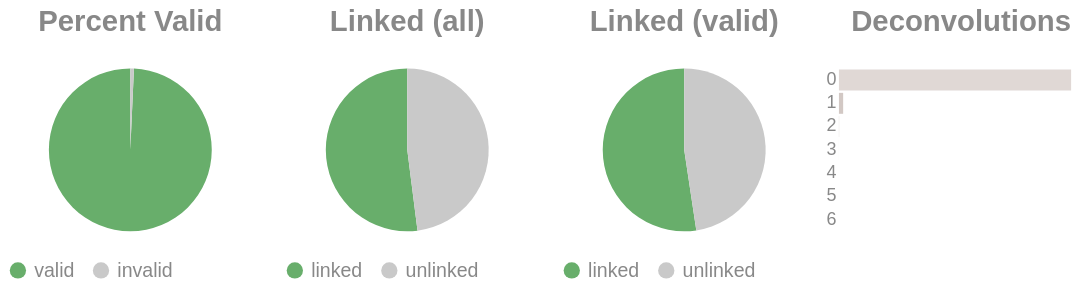

Notebook source saved alongside this figure:
### Code cell
if SKIPLR:
    pass
else:
    clash = Counter()
    for i in valids['molecule'].to_list():
        _mol = i.split("-")
        if len(_mol) == 1:
            clash.update('0')
        else:
            clash.update(_mol[-1])

    _d = {"deconvolutions": [], 'count': []}
    for k,v in clash.items():
        _d['deconvolutions'].append(k)
        _d['count'].append(v)

    tot_valid = valids['reads'].sum()
    mask = valids['reads'] >= 2
    n_linked_reads = valids.filter(mask)['reads'].sum()
    if n_linked_reads == 0:
        print_html("No linked molecules (>=2 reads) were detected; skipping linked-only distributions.")
        SKIPLR = True
    else:
        perc_valid = round(tot_valid / n_reads, 4)
        linked_perc_abs = round(n_linked_reads / n_reads, 4)
        linked_perc = round(n_linked_reads / tot_valid, 4)

    _valid = pl.DataFrame({"valids": ['valid', 'invalid'], "count": [tot_valid, n_reads - tot_valid]})
    _linked_abs = pl.DataFrame({"linked (absolute)": ['linked', 'unlinked'], "count": [n_linked_reads, n_reads - n_linked_reads]})
    _linked_rel = pl.DataFrame({"linked (valids)": ['linked', 'unlinked'], "count": [n_linked_reads, tot_valid - n_linked_reads]})

    (
        alt.hconcat(
            piechart(_valid, goodval = 'valid', title = "Percent Valid"),
            piechart(_linked_abs, goodval = "linked", title =  "Linked (all)"),
            piechart(_linked_rel, goodval = "linked", title =  "Linked (valid)"),
            convolutionbar(pl.DataFrame(_d), title = "Deconvolutions"),
            center = True,
            bounds = 'flush'
        )
        .resolve_scale(color='independent')
        .resolve_legend('independent')
        .properties(usermeta={'embedOptions': {"actions": False}})
    ).display()

### Figure 1 — Vega-Lite specification as saved in the notebook (floating-point values rounded to 4 significant figures)
{"width": "container", "height": 400, "config": {"title": {"anchor": "start", "dy": -15, "fontSize": 18, "color": "#888888", "subtitleColor": "#888888", "subtitleFontSize": 14}, "arc": {"fill": "#0072B2"}, "axis": {"domainColor": "#888888", "domainWidth": 0.5, "gridWidth": 0.2, "grid": false, "titleFontWeight": 400, "titleFontSize": 15, "labelFontSize": 11, "labelColor": "#888888", "tickColor": "#888888", "tickWidth": 0.2, "titleColor": "#888888"}, "axisBand": {"grid": false}, "axisX": {"grid": true, "tickSize": 10, "domainCap": "round"}, "axisY": {"domain": false, "grid": true, "tickSize": 0, "domainCap": "round"}, "background": "transparent", "header": {"labelFontSize": 15, "labelColor": "#888888", "titleFontSize": 15, "titleFontWeight": 600, "titleColor": "#888888"}, "legend": {"labelFont": "sans-serif", "labelFontSize": 12, "labelColor": "#888888", "symbolSize": 100, "symbolType": "circle", "titleFontSize": 12, "titlePadding": 10, "titleColor": "#888888", "title": null}, "range": {"category": ["#E69F00", "#56B4E9", "#009E73", "#F0E442", "#0072B2", "#D55E00", "#CC79A7", "#000000"], "diverging": ["#cfe8f3", "#a2d4ec", "#73bfe2", "#46abdb", "#1696d2", "#12719e"]}, "area": {"fill": "#0072B2", "fillOpacity": 0.7, "line": true, "strokeOpacity": 0.7}, "line": {"color": "#0072B2", "stroke": "#0072B2", "strokeWidth": 2}, "trail": {"color": "#0072B2", "stroke": "#0072B2", "strokeWidth": 0, "size": 1}, "point": {"filled": true, "fillOpacity": 1.0, "size": 95}, "text": {"color": "#888888", "fontSize": 11, "align": "right", "fontWeight": 400, "size": 11}, "bar": {"fill": "#0072B2", "stroke": null}, "view": {"stroke": null, "continuousWidth": 660, "continuousHeight": 400}}, "hconcat": [{"data": {"name": "data-63a3757052e017d890060836cfaf3d37"}, "mark": {"type": "arc"}, "encoding": {"color": {"field": "valids", "legend": {"orient": "bottom", "title": null}, "scale": {"domain": ["valid", "invalid"], "range": ["#68ae6b", "#C9C9C9"]}, "title": "Valids", "type": "nominal"}, "theta": {"field": "count", "type": "quantitative"}, "tooltip": [{"field": "valids", "title": "Valids", "type": "ordinal"}, {"field": "percent", "format": ".2%", "title": "Percent", "type": "quantitative"}, {"field": "count", "title": "Count", "type": "quantitative"}]}, "height": 100, "title": {"text": "Percent Valid", "align": "center", "anchor": "middle"}, "transform": [{"calculate": "datum.count / 1865784", "as": "percent"}], "width": 150}, {"data": {"name": "data-3114c7ee62dbcb711d706def202b17b1"}, "mark": {"type": "arc"}, "encoding": {"color": {"field": "linked (absolute)", "legend": {"orient": "bottom", "title": null}, "scale": {"domain": ["linked", "unlinked"], "range": ["#68ae6b", "#C9C9C9"]}, "title": "Linked (Absolute)", "type": "nominal"}, "theta": {"field": "count", "type": "quantitative"}, "tooltip": [{"field": "linked (absolute)", "title": "Linked (Absolute)", "type": "ordinal"}, {"field": "percent", "format": ".2%", "title": "Percent", "type": "quantitative"}, {"field": "count", "title": "Count", "type": "quantitative"}]}, "height": 100, "title": {"text": "Linked (all)", "align": "center", "anchor": "middle"}, "transform": [{"calculate": "datum.count / 1865784", "as": "percent"}], "width": 150}, {"data": {"name": "data-9713da35ed9af764347673369c1ad239"}, "mark": {"type": "arc"}, "encoding": {"color": {"field": "linked (valids)", "legend": {"orient": "bottom", "title": null}, "scale": {"domain": ["linked", "unlinked"], "range": ["#68ae6b", "#C9C9C9"]}, "title": "Linked (Valids)", "type": "nominal"}, "theta": {"field": "count", "type": "quantitative"}, "tooltip": [{"field": "linked (valids)", "title": "Linked (Valids)", "type": "ordinal"}, {"field": "percent", "format": ".2%", "title": "Percent", "type": "quantitative"}, {"field": "count", "title": "Count", "type": "quantitative"}]}, "height": 100, "title": {"text": "Linked (valid)", "align": "center", "anchor": "middle"}, "transform": [{"calculate": "datum.count / 1852502", "as": "percent"}], "width": 150}, {"data": {"name": "data-e09f37b75715187bb3cee14504e9f8f4"}, "mark": {"type": "bar"}, "encoding": {"color": {"field": "deconvolutions", "legend": null, "scale": {"scheme": "lightgreyred"}, "type": "nominal"}, "tooltip": [{"field": "deconvolutions", "title": "Deconvolutions", "type": "ordinal"}, {"field": "percent", "format": ".2%", "title": "Percent", "type": "quantitative"}, {"field": "count", "title": "Count", "type": "quantitative"}], "x": {"axis": null, "field": "count", "type": "quantitative"}, "y": {"field": "deconvolutions", "sort": "ascending", "title": null, "type": "nominal"}}, "height": 100, "title": {"text": "Deconvolutions", "align": "center", "anchor": "middle"}, "transform": [{"calculate": "datum.count / 1161830", "as": "percent"}], "width": 150}], "bounds": "flush", "center": true, "resolve": {"legend": {"angle": "independent"}, "scale": {"color": "independent"}}, "usermeta": {"embedOptions": {"actions": false}}, "$schema": "https://vega.github.io/schema/vega-lite/v6.1.0.json", "datasets": {"data-63a3757052e017d890060836cfaf3d37": [{"valids": "valid", "count": 1852502}, {"valids": "invalid", "count": 13282}], "data-3114c7ee62dbcb711d706def202b17b1": [{"linked (absolute)": "linked", "count": 970471}, {"linked (absolute)": "unlinked", "count": 895313}], "data-9713da35ed9af764347673369c1ad239": [{"linked (valids)": "linked", "count": 970471}, {"linked (valids)": "unlinked", "count": 882031}], "data-e09f37b75715187bb3cee14504e9f8f4": [{"deconvolutions": "0", "count": 1140264}, {"deconvolutions": "1", "count": 20705}, {"deconvolutions": "2", "count": 778}, {"deconvolutions": "3", "count": 70}, {"deconvolutions": "4", "count": 10}, {"deconvolutions": "5", "count": 2}, {"deconvolutions": "6", "count": 1}]}}
